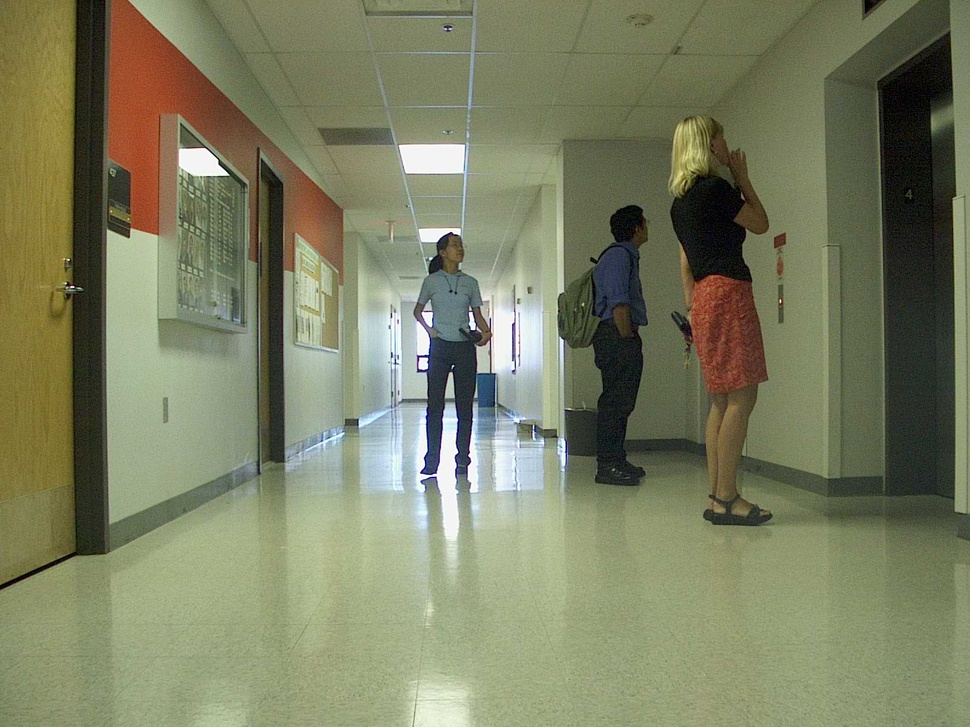
#> input picture Tarea 3/Problema 3/images/hall-1.jpg, 970 x 727 px, shrunk from 1600 x 1200 before the run
$ python 'Problema 3.py'
#> lines starting #> are read from the running program, lines starting #| are printed output that depends on the picture; after the words box and inside, x2 and y2 are one past the last pixel; in counts of white or black regions, pixels touching at a corner belong together
# Kevin David Ruiz González
import cv2 as cv
import numpy as np
import math

image = cv.imread('./images/hall-1.jpg')
#> image is the input picture: shape (727, 970, 3); mean B, G, R 98.3, 127.6, 124.1
image_gray = cv.cvtColor(image, cv.COLOR_BGR2GRAY)
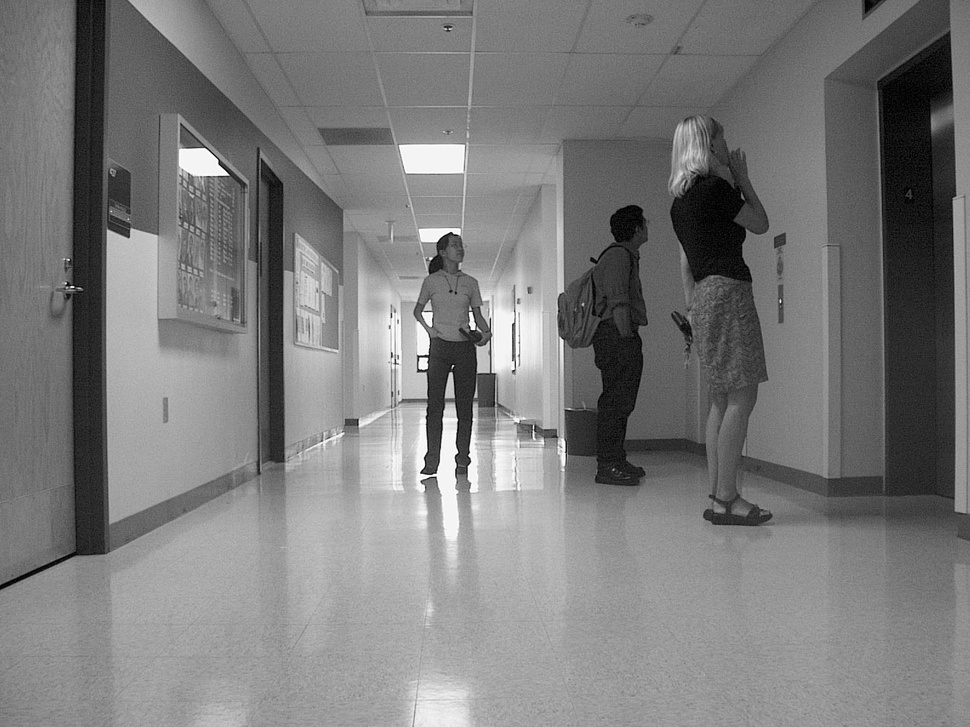
#> image_gray: shape (727, 970); min 0, max 255, mean 123.2
image_edges = cv.Canny(image_gray, threshold1=100, threshold2=200, apertureSize=3)  # Adjusted thresholds
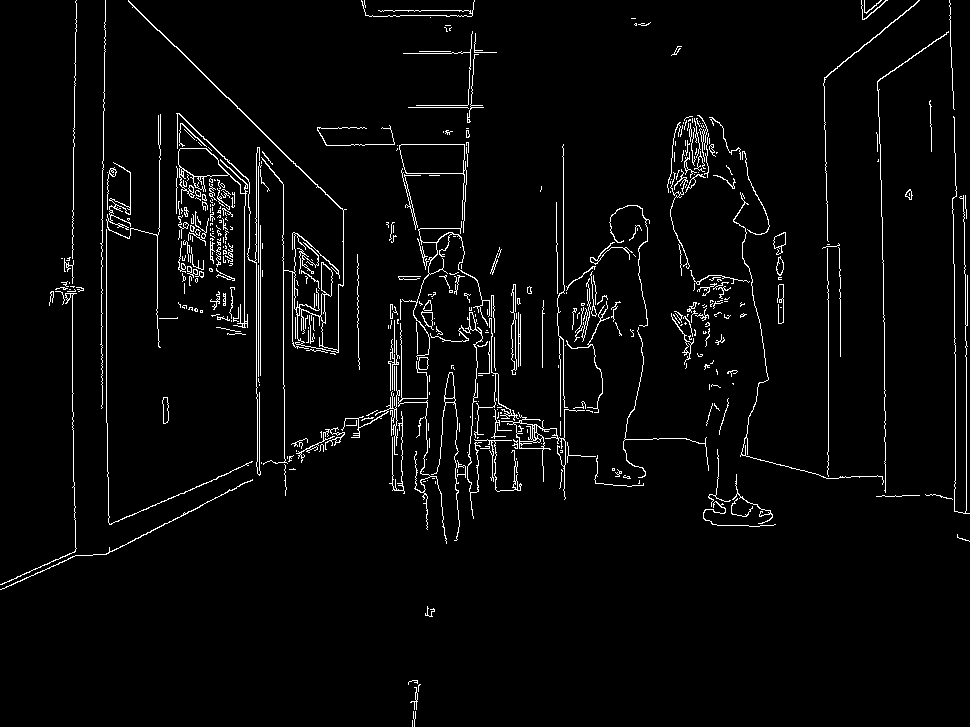
#> image_edges: shape (727, 970); 3.3% white in thin lines or dots
image_hough_std = cv.cvtColor(image_edges, cv.COLOR_GRAY2BGR)
#> image_hough_std: shape (727, 970, 3); 3.3% white in thin lines or dots
image_hough_p = np.copy(image_hough_std)

# standard Hough
lines = cv.HoughLines(image_edges, rho=1, theta=np.pi / 180, threshold=250)  # Adjusted threshold
#> lines = None

if lines is not None:
    for rho, theta in lines[:, 0]:
        a = math.cos(theta)
        b = math.sin(theta)
        x0 = a * rho
        y0 = b * rho
        pt1 = (int(x0 + 1000 * (-b)), int(y0 + 1000 * a))
        pt2 = (int(x0 - 1000 * (-b)), int(y0 - 1000 * a))
        cv.line(image_hough_std, pt1, pt2, color=(0, 0, 255), thickness=3, lineType=cv.LINE_AA)

# probabilistic Hough
linesP = cv.HoughLinesP(image_edges, rho=1, theta=np.pi / 180, threshold=150, minLineLength=10, maxLineGap=30)  # Adjusted threshold
#> linesP = 20 rows, first 6: [256, 398, 256, 125], [104, 554, 607, 298], [71, 293, 76, 0], [283, 388, 283, 152], [134, 7, 342, 208], [563, 490, 563, 438]

if linesP is not None:
    for line in linesP[:, 0]:
        cv.line(image_hough_p,
                pt1=(int(line[0]), int(line[1])),
                pt2=(int(line[2]), int(line[3])),
                color=(0, 0, 255), thickness=3, lineType=cv.LINE_AA)
#> this loop made 20 passes
#> line on passes 1 to 12: [256, 398, 256, 125], [104, 554, 607, 298], [71, 293, 76, 0], [283, 388, 283, 152], [134, 7, 342, 208], [563, 490, 563, 438], [258, 381, 258, 128], [106, 422, 106, 219], [563, 292, 563, 144], [109, 524, 643, 297], [880, 144, 885, 457], [828, 478, 828, 281]
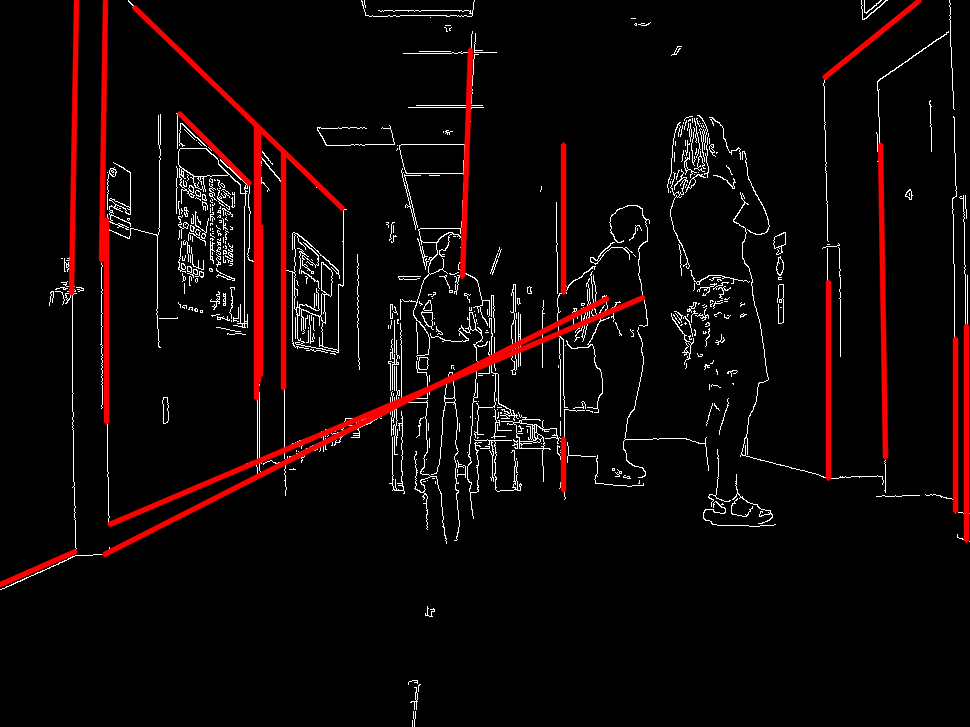
#> image_hough_p: shape (727, 970, 3); mean B, G, R 6.7, 6.7, 15.3

cv.imwrite('hough_std.jpg', image_hough_std)
cv.waitKey(0)
cv.imwrite('hough_p.jpg', image_hough_p)
cv.waitKey(0)

$ run again, with Tarea 3/Problema 3/images/hall-2.jpg copied over Tarea 3/Problema 3/images/hall-1.jpg
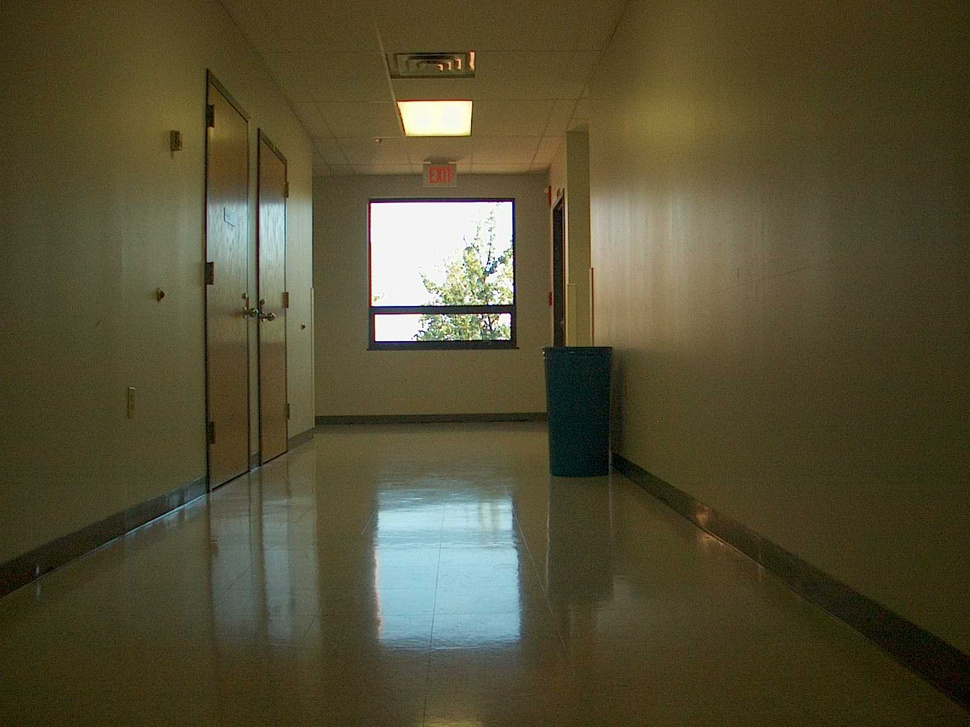
#> input picture Tarea 3/Problema 3/images/hall-2.jpg, 970 x 727 px, shrunk from 1600 x 1200 before the run
#> image is the input picture: shape (727, 970, 3); mean B, G, R 52.3, 79, 84.7
#> `image_edges = cv.Canny(image_gray, threshold1=100, threshold2=200, ape..`:
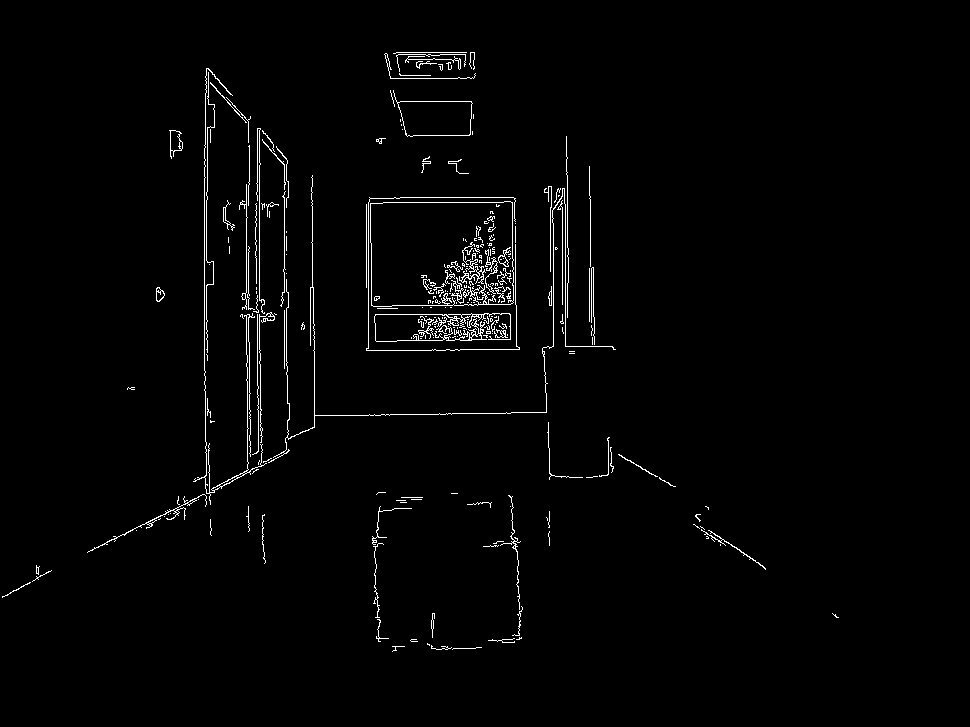
#> image_edges: shape (727, 970); 1.7% white in thin lines or dots, all inside (x1, y1, x2, y2) = (2, 52, 839, 652)
#> lines = None
#> linesP = [[259, 363, 259, 128], [204, 390, 204, 145], [247, 417, 546, 412], [284, 368, 284, 156], [206, 354, 206, 192], [246, 380, 246, 184], [257, 409, 257, 295], [248, 341, 248, 246]]
#> the loop `for line in linesP[:, 0]:` made 8 passes
#> after the loop `for line in linesP[:, 0]:`:
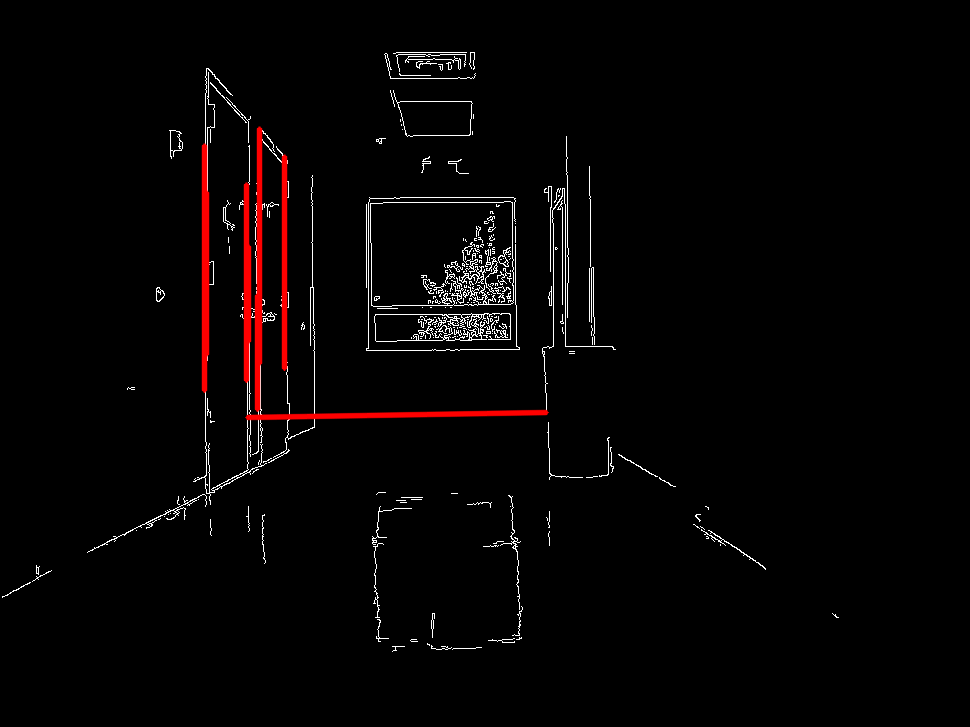
#> image_hough_p: shape (727, 970, 3); mean B, G, R 3.6, 3.6, 6.3
